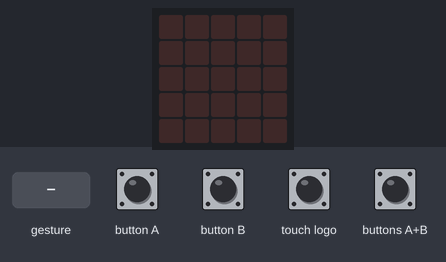
Recording of a program running on a simulated BBC micro:bit (MakeCode). Shown: the board's 5×5 LED display. The test bench sets the inputs (shaded band). A tilt is held for 1.5 s and a shake lasts 1 s, then the board lies face up again.

Above: at 1.2 s.
1.3 s: button A pressed for 0.15 s
At 2.3 s:
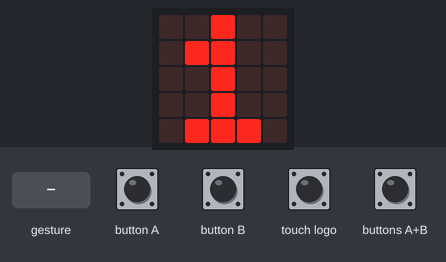
2.9 s: touch logo pressed for 0.15 s
At 3.5 s:
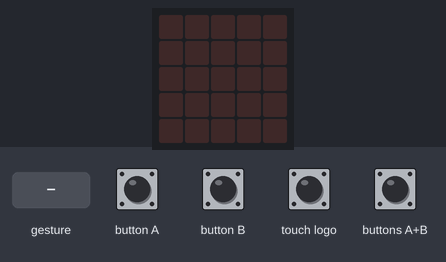
4.5 s: buttons A+B pressed for 0.15 s
At 5.8 s:
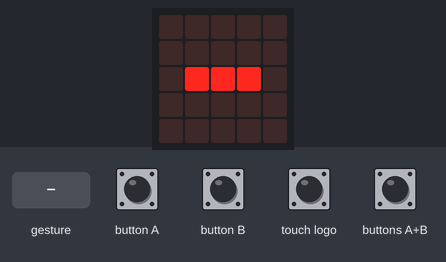
6.1 s: buttons A+B pressed for 1 s
At 8.3 s:
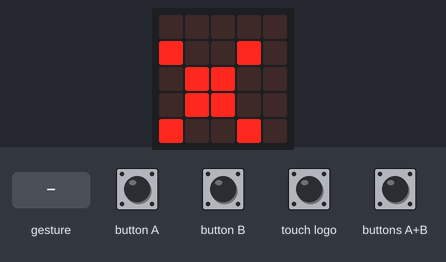
8.6 s: gesture 'shake'
At 9.7 s:
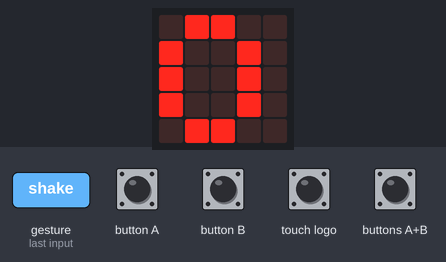
Timing chart, 0 to 11.3 s (numbered marks = the images above; inputs shaded):
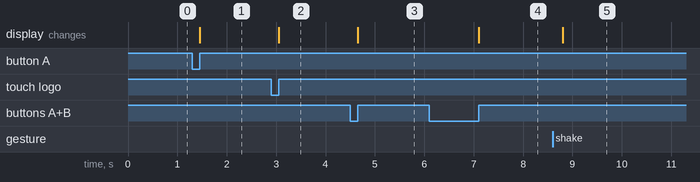

Measured:
- after the input at 1.3 s, the display: changes after 0.15 s (image 1)
- after the input at 2.9 s, the display: changes after 0.15 s (image 2)
- after the input at 4.5 s, the display: changes after 0.15 s (image 3)
- after the input at 6.1 s, the display: changes after 1.0 s (image 4)
- after the input at 8.6 s, the display: changes after 0.20 s (image 5)

The program:

main.ts
```typescript
let showingResult = false
let a = 0
let operation = 0
let result = 0
let b = 0
input.onButtonPressed(Button.A, function () {
    if (showingResult) {
        return
    }
    a += 1
    basic.showNumber(a)
})
input.onGesture(Gesture.Shake, function () {
    if (operation == 0) {
        result = a + b
    }
    if (operation == 1) {
        result = a - b
    }
    if (operation == 2) {
        result = a * b
    }
    if (operation == 3) {
        if (b == 0) {
            basic.showString("ERR")
            return
        } else {
            result = Math.idiv(a * 100, b) / 100
        }
    }
    showingResult = true
    basic.showNumber(result)
})
input.onButtonPressed(Button.AB, function () {
    if (showingResult) {
        return
    }
    operation = (operation + 1) % 4
    showOperation()
})
input.onButtonPressed(Button.B, function () {
    if (showingResult) {
        return
    }
    b += 1
    basic.showNumber(b)
})
function showOperation () {
    if (operation == 0) {
        basic.showString("+")
    }
    if (operation == 1) {
        basic.showString("-")
    }
    if (operation == 2) {
        basic.showString("x")
    }
    if (operation == 3) {
        basic.showString("/")
    }
}
input.onLogoEvent(TouchButtonEvent.Pressed, function () {
    a = 0
    b = 0
    result = 0
    showingResult = false
    basic.clearScreen()
})
basic.forever(function () {

})
```

test.ts
```typescript
// ide kerülnek a tesztek; a rendszer ezt nem kompilálja, ha a csomagot bővítményként használják.
```
